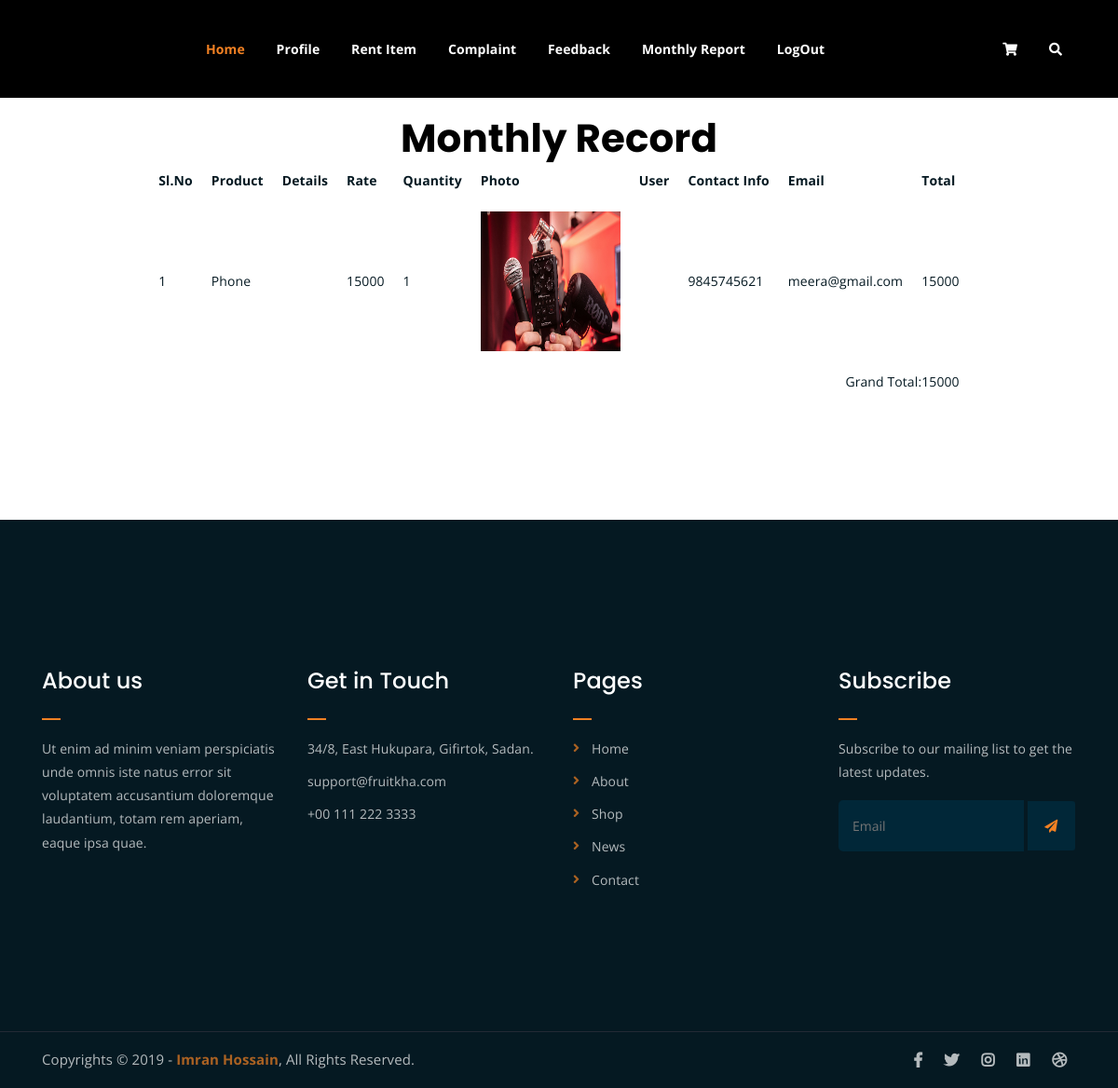
Before: /Seller/monthlyreport/ (signed in) with the older database file.
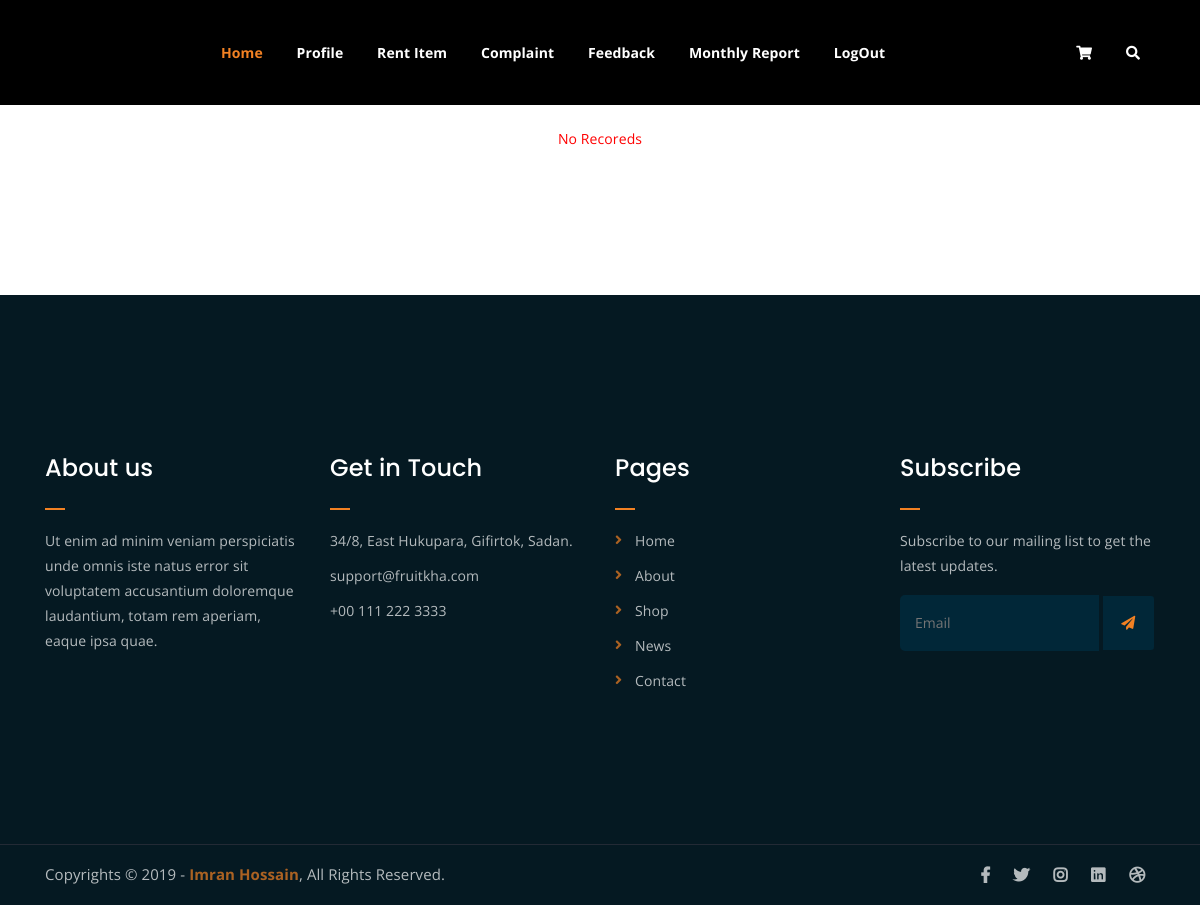
After: the same page with the newer database file.
### User/models.py (models this page shows)
class tbl_cart(models.Model):
    qty=models.IntegerField(default=1)
    cstatus=models.IntegerField(default=0)
    product=models.ForeignKey(tbl_rentitem,on_delete=models.CASCADE)
    booking=models.ForeignKey(tbl_booking,on_delete=models.CASCADE)

class tbl_booking(models.Model):
    status=models.IntegerField(default=0)
    date=models.DateField(auto_now_add=True)
    user=models.ForeignKey(tbl_newuser,on_delete=models.CASCADE)

### Seller/models.py (models this page shows)
class tbl_rentitem(models.Model):
    name=models.CharField(max_length=50)
    code=models.CharField(max_length=50)
    image=models.FileField(upload_to='Userdocs/')
    description=models.TextField()
    rate=models.TextField()
    features=models.CharField(max_length=50)
    stock=models.IntegerField()
    category=models.ForeignKey(tbl_rentcategory,on_delete=models.CASCADE)
    seller=models.ForeignKey(tbl_newseller,on_delete=models.SET_NULL,null=True)
    offerstatus=models.CharField(max_length=50,default=0,null=True)

### Guest/models.py (models this page shows)
class tbl_newuser(models.Model):
    name=models.CharField(max_length=50)
    contact=models.IntegerField()
    email=models.EmailField(max_length=50)
    address=models.TextField()
    password=models.CharField(max_length=50)
    district=models.ForeignKey(tbl_district,on_delete=models.CASCADE)

### Seller/views.py (the view)
# urls.py: path('monthlyreport/',views.monthly_booking_report,name="monthlyreport"),
def monthly_booking_report(request):    # Get the current date
    current_date = datetime.now()
    slr=tbl_newseller.objects.get(id=request.session["sid"])
    total=0
    first_day_of_month = current_date.replace(day=1)
    last_day_of_month = first_day_of_month.replace(month=first_day_of_month.month + 1, day=1) - timedelta(days=1)
    data1=tbl_cart.objects.filter(booking__date__gte=first_day_of_month,booking__date__lte=last_day_of_month,product__seller=slr)
    for i in data1:
        if i.product.offerstatus=="Yes":
            total=total+(int(i.qty)*int(i.product.offerrate))
        else:
            total=total+(int(i.qty)*int(i.product.rate))
    return render(request,"Seller/MonthlyReport.html",{'data1':data1,'total':total})

### Seller/Templates/Seller/MonthlyReport.html
{% extends 'Seller/header.html' %}
{% load static %}
{% block content %}
{% load mathfilters %}
    {% if data1 %}
    <center><h2 style="color: black">Monthly Record</h2></center>
    <table border="0" align="center" cellpadding="10" class="tbl-product">
        <tr>
            <th>Sl.No</th>
            <th>Product</th>
            <th>Details</th>
            <th>Rate</th>
            <th>Quantity</th>
            <th>Photo</th>
            <th>User</th>
            <th>Contact Info</th>
            <th>Email</th>
            <th>Total</th>
        </tr>
        {% for i in data1 %}
        <tr>
            <td>{{forloop.counter}}</td>
            <td>{{i.product.name}}</td>
            <td>{{i.product.details}}</td>
            <td>
                {% if i.product.offerstatus == "Yes" %}
                {{i.product.offerrate}}
                {% else %}
                {{i.product.rate}}
            {% endif %}</td>
            <td>{{i.qty}}</td>
            <td><img src="{{i.product.image.url}}" alt="" width="150" height="150"></td>
            <td>{{i.booking.user.username}}</td>
            <td>{{i.booking.user.contact}}</td>
            <td>{{i.booking.user.email}}</td>
            <td class="text-right">
                {% if i.product.offerstatus == "Yes" %}
                {{ i.qty|mul:i.product.offerrate }}
                {% else %}
                {{ i.qty|mul:i.product.rate }}
                {% endif %}
                </td>
        </tr>
        {% endfor %}
        <tr>
            <td colspan="10" align="right">Grand Total:{{total}}</td>
        </tr>
    </table>
   {% else %}
   <p align="center" style="color: red;">No Recoreds</p>
    {% endif %}
{% endblock content %}

Changed rows visible on the page:
removed tbl_cart: product.name "Phone", product.rate "15000", qty "1", product.image (picture), booking.user.contact "9845745621", booking.user.email "meera@gmail.com", qty|mul "15000"
Other visible differences:
{{ total }}: "15000" → (not shown)
text no longer shown: "Monthly Record Sl.No Product Details Rate Quantity Photo User Contact Info Email Total Grand Total:"
text now shown: "No Recoreds"
